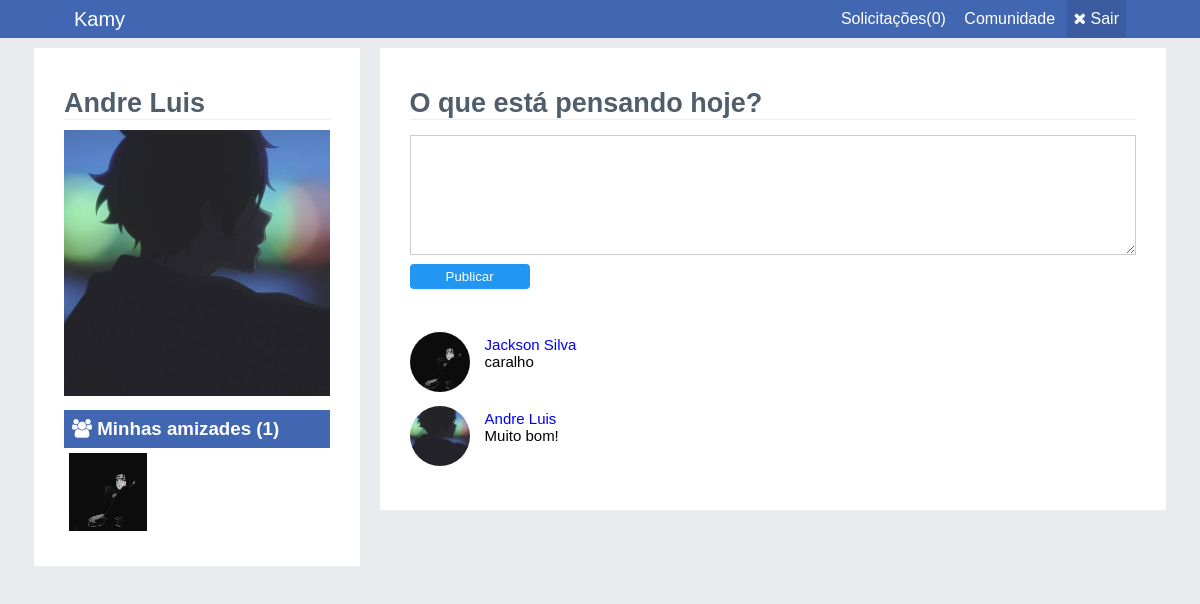
Screenshot of /me (signed in) with the database file from the repository.
### views/mainView.php (called while the page is built, shortened)
<?php
	class mainView {
		public static function render($fileName, $arr = [], $header = 'header.php', $footer = 'footer.php') {
			include('pages/includes/'.$header);
			include('pages/'.$fileName.'.php');
			include('pages/includes/'.$footer);
			die();
		}
	}
?>

### classes/controllers/perfilController.php (called while the page is built, shortened)
<?php
	class perfilController {
		private $mainView;
		private $perfilModel;
		public function __construct() {
			$this->mainView    = new mainView();
			$this->perfilModel = new perfilModel();
		}
		public function index() {
			$this->mainView::render('me', array('perfil' => $this->perfilModel), 'headerLogado.php');
		}
	}
?>

### index.php (called while the page is built, shortened)
<?php
	include('config.php');
	$perfilController       = new controllers\perfilController();
	Router::get('/me', function() use($perfilController) {
		$perfilController->index();
	});
?>

### config.php (called while the page is built, shortened)
<?php
	$autoload = function($class) {
		$class = str_replace('\\', '/', $class);
		if(file_exists('views/mainView.php'))
			require_once('views/mainView.php');
	};
?>

### classes/MySql.php (called while the page is built)
<?php
	class MySql {
		private static $pdo;
		public static function conectar() {
			if(self::$pdo == NULL) {
				try {
					self::$pdo = new PDO('mysql:host='.BD['host'].';dbname='.BD['dbname'].';charset=utf8', BD['root'], BD['password']);
				} catch(Exception $e) {
					die('Erro');
				}
			}
			return self::$pdo;
		}
	}
?>

### classes/models/solicitacoesModel.php (called while the page is built, shortened)
<?php
	class solicitacoesModel {
		public static function totalSolicitacoes() {
			$sql = \MySql::conectar()->prepare('SELECT * FROM `tb_site.solicitacoes` WHERE id_to = ? AND status = 0');
			$sql->execute(array($_SESSION['user_id']));
			return $sql->rowCount();
		}
	}
?>

### classes/models/perfilModel.php (called while the page is built, shortened)
<?php
	class perfilModel {
		public function userData($user_id) {
			$sql = \MySql::conectar()->prepare('SELECT * FROM `tb_site.membros` WHERE id = ?');
			$sql->execute(array($user_id));
			return $sql->fetch();
		}
		public function listarAmigos() {
			$sql = \MySql::conectar()->prepare('SELECT * FROM `tb_site.solicitacoes` WHERE (id_to = ? AND status = 1) OR
				 (id_from = ? AND status = 1)');
			$sql->execute(array($_SESSION['user_id'], $_SESSION['user_id']));
			$sql = $sql->fetchAll();
			$arr 	   = [];
			$idMembro  = $_SESSION['user_id'];
			foreach($sql as $membros) {
				if($membros['id_from'] == $idMembro) {
					$arr[] = $membros['id_to'];
				 } else {
					$arr[] = $membros['id_from'];
				}
			}
			return $arr;
		}
		public function listarPosts() {
			$sql = \MySql::conectar()->prepare('SELECT * FROM `tb_site.feed` ORDER BY id DESC ');
			$sql->execute();
			return $sql->fetchAll();
		}
	}
?>

### pages/me.php (the view, shortened to what this page needs)
<?php
	$user = $arr['perfil']->userData($_SESSION['user_id']);
?>
<section class="perfil-info">
	<div style="max-width: 1280px;" class="container">
		<div class="w30">
			<h2 class="title"><?php echo $user['nome']; ?></h2>
			<div class="container-img">
				<img src="<?php echo INCLUDE_PATH; ?>pages/includes/uploads/<?php echo $user['imagem']; ?>">
			</div>
			<div class="lista-amigos">
				<?php
					$amigos = $arr['perfil']->listarAmigos();
					if(is_array($amigos) or is_object($amigos)) {
				?>
				<h3><i class="fa fa-users" aria-hidden="true"></i> Minhas amizades (<?php echo count($amigos); ?>)</h3>
				<?php
					foreach($amigos as $value) {
					$membros = $arr['perfil']->userData($value);
				?>
				<div class="img-single-amigo">
					<div style="background-image: url('<?php echo INCLUDE_PATH.'pages/includes/uploads/'.$membros['imagem']; ?>');" class="img-single-amigo-wraper">
					</div>
				</div>
				<?php } } ?>
			</div>
		</div>
	</div>
</section>
<section class="feed">
	<div style="max-width: 1280px;" class="container">
		<div class="w70">
			<h2 class="title">O que está pensando hoje?</h2>
			<form method="post">
				<textarea name="mensagem"></textarea>
				<input type="submit" name="feed_post" value="Publicar">
			</form>
			<br />
			<?php
				$postsFeed = $arr['perfil']->listarPosts();
				foreach($postsFeed as $key => $value) {
				$membros   = $arr['perfil']->userData($value['membro_id']);
				if($membros['id'] != $_SESSION['user_id']) {
					$query = "SELECT id FROM `tb_site.solicitacoes`
							  WHERE (id_from = ? AND id_to = ? AND status = 1) OR
							  	    (id_from = ? AND id_to = ? AND status = 1)";
					$sql   = \MySql::conectar()->prepare($query);
					$sql->execute(array($_SESSION['user_id'], $value['membro_id'], $value['membro_id'], $_SESSION['user_id']));
					if ($sql->rowCount() == 0)
						continue;
				}
			?>
			<div class="post-single-user">
				<div class="img-user-post">
					<img src="<?php echo INCLUDE_PATH; ?>pages/includes/uploads/<?php echo $membros['imagem']; ?>">
				</div>
				<div class="post-user-single">
					<p style="color: blue;"><?php echo $membros['nome']; ?></p>
					<p><?php echo $value['post']; ?></p>
				</div>
			</div>
			<?php  } ?>
		</div>
	</div>
</section>

### classes/Router.php (shortened to what this page needs)
<?php
	class Router
	{
		public static function get($path,$arg){
			$url = @$_GET['url'];
			if($url[0] != '/'){
				$url = '/'.$url;
			}
			if($url[strlen($url)-1] != '/'){
				$url.="/";
			}
			if($path[strlen($path)-1] != '/'){
				$path.="/";
			}
			if($url == $path){
				$arg();
				return true;
			}
		}
	}
?>

### pages/includes/headerLogado.php (shortened to what this page needs)
<!DOCTYPE html>
<html>
<head>
	<link rel="stylesheet" href="https://cdnjs.cloudflare.com/ajax/libs/font-awesome/4.7.0/css/font-awesome.min.css">
	<link rel="stylesheet" href="<?php echo INCLUDE_PATH ?>pages/includes/css/font-awesome.min.css">
	<link rel="stylesheet" href="<?php echo INCLUDE_PATH ?>pages/includes/css/style.css">
</head>
<body>
<header style="padding: 0; box-shadow: none;">
	<div class="container">
		<div style="margin-top: 8px;" class="logo"><a href="<?php echo INCLUDE_PATH; ?>">Kamy</a></div>
		<div class="btn-opt-menu">
			<?php $amount = \models\solicitacoesModel::totalSolicitacoes(); ?>
			<a style="background: transparent;" href="<?php echo INCLUDE_PATH; ?>solicitacoes">Solicitações(<?php echo $amount; ?>)</a>
			<a style="background: transparent;" href="<?php echo INCLUDE_PATH; ?>comunidade">Comunidade</a>
			<a href="<?php echo INCLUDE_PATH; ?>me/?sair"><i class="fa fa-times"></i> Sair</a>
		</div>
	</div>
</header>

### pages/includes/footer.php (shortened to what this page needs)
</body>
</html>

### pages/includes/css/style.css (style rules this page uses)
* { margin: 0; padding: 0; box-sizing: border-box; font-family: Helvetica; }
body { background: #e9ebee; }
.w30 { background: white; width: 30%; padding: 30px; float: left; border: 10px solid #e9ebee; }
.w70 { background: white; width: 70%; padding: 30px; float: left; border: 10px solid #e9ebee; }
.container { max-width: 1100px; margin: 0 auto; padding: 0 2%; }
header { padding: 8px 0; background: #4267b2; box-shadow: 0px 0px 4px 2px #6c6565; }
header .logo { float: left; }
header .logo a { color: white; font-size: 20px; text-decoration: none; }
.btn-opt-menu { float: right; }
.btn-opt-menu a { color: white; text-decoration: none; background: #3b5ca0; padding: 10px 7px; display: inline-block; }
h2.title { font-weight: bold; font-size: 27px; margin: 10px 0px; color: #505e6c; border-bottom: 1px solid #eeeeee; }
.container-img { margin-top: 10px; }
.container-img img { width: 100%; }
.lista-amigos { margin-top: 10px; }
.lista-amigos h3 { background: #4267b2; color: white; padding: 8px; }
.img-single-amigo { float: left; width: 33.3%; padding-top: 33.3%; position: relative; }
.img-single-amigo-wraper { position: absolute; left: 5px; top: 5px; width: calc(100% - 10px); height: calc(100% - 10px); background-size: 100% 100%; background-color: #ccc; }
section.feed form { margin: 15px 0; }
section.feed textarea { width: 100%; height: 120px; border: 1px solid #ccc; padding: 8px; }
section.feed input[type=submit] { margin-top: 5px; background: #2196f3; border: 0; cursor: pointer; color: white; height: 25px; width: 120px; -moz-border-radius: 4px; -webkit-border-radius: 4px; border-radius: 4px; }
.post-single-user { margin: 10px 0; }
.img-user-post { float: left; }
.img-user-post img { width: 60px; height: 60px; border-radius: 30px; }
.post-user-single { float: left; width: calc(100% - 60px); padding: 4px 10px; }
.post-user-single p { padding: 0 5px; font-size: 15px; }

### rows the page displays
tb_site.membros: nome "Andre Luis", imagem (picture)
tb_site.membros: imagem (picture)
tb_site.feed: tb_site.membros.imagem (picture), tb_site.membros.nome "Jackson Silva", post "caralho"
tb_site.feed: tb_site.membros.imagem (picture), tb_site.membros.nome "Andre Luis", post "Muito bom!"

### other values shown
$amount "0"
count($amigos) "1"
